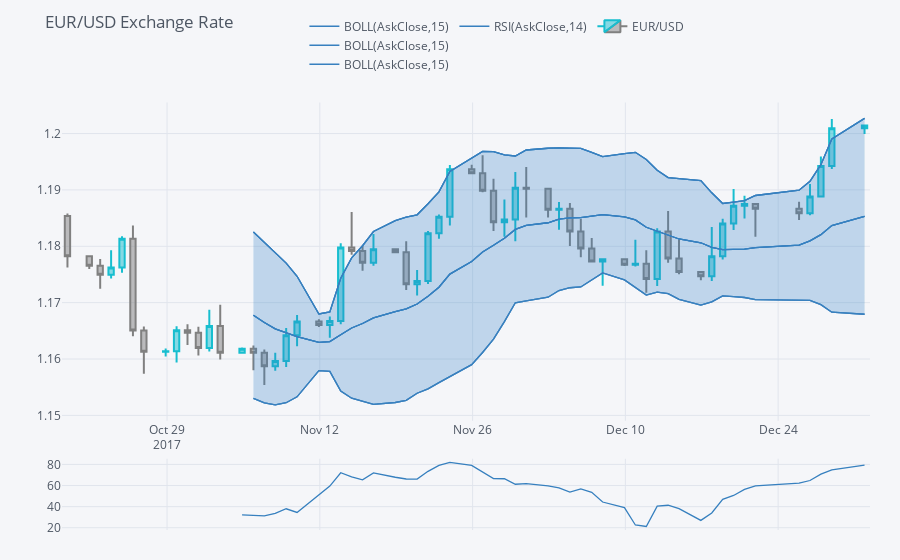

Notebook cell for this chart:
### Code cell
qf.add_rsi(periods=14,
          showbands=False)
qf.iplot()
